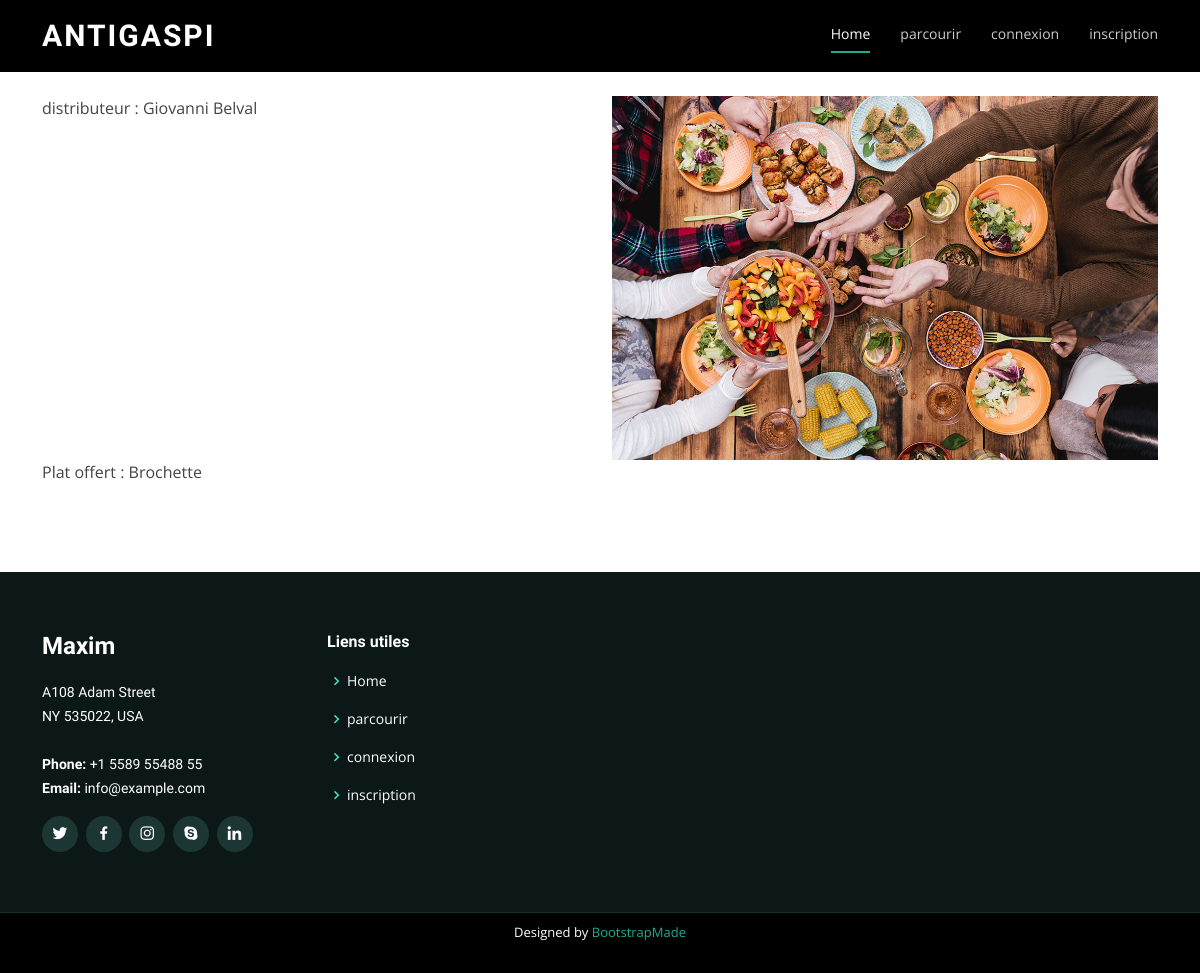
Before: /food-details/1/ with the older database file.
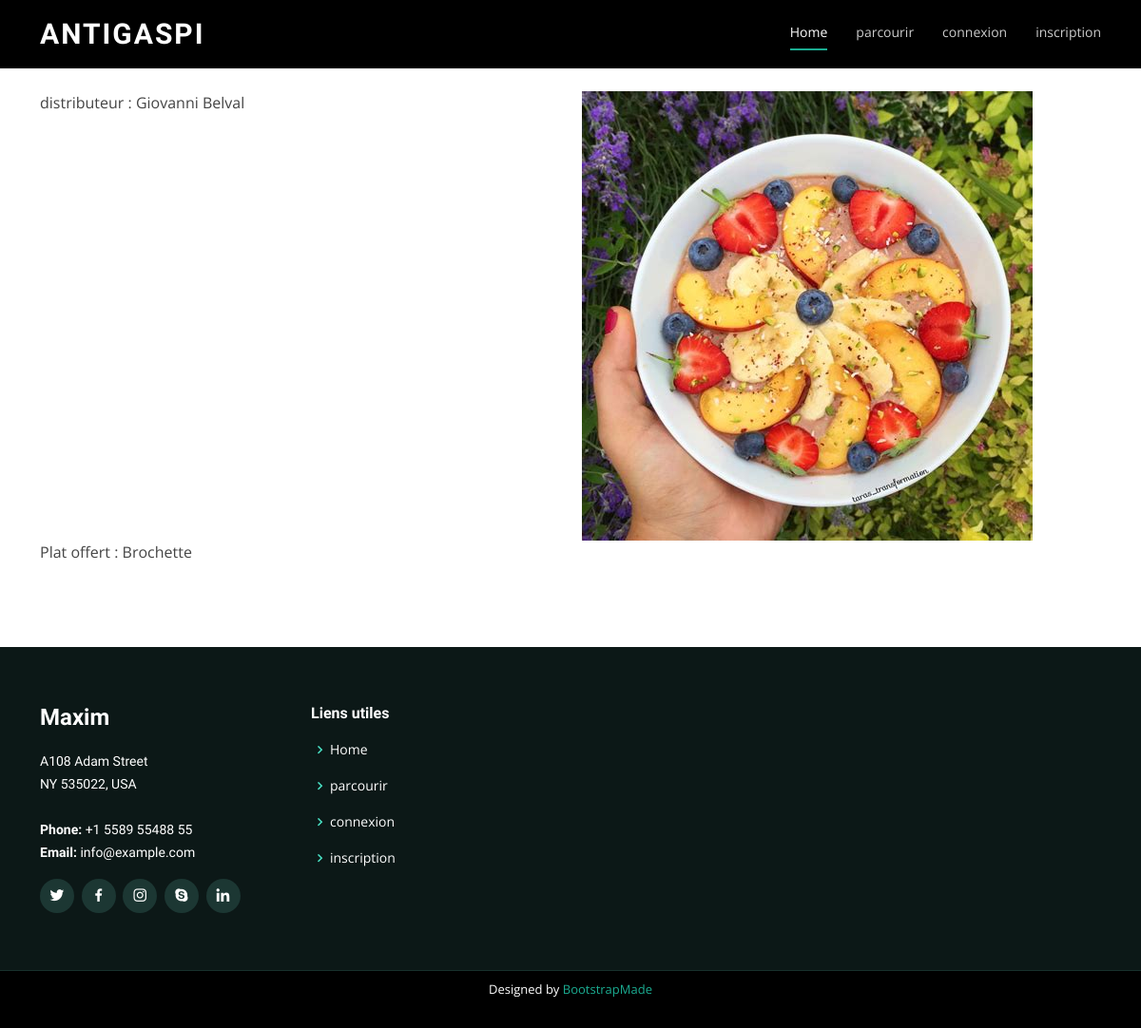
After: the same page with the newer database file.
### siteweb/models.py (models this page shows, shortened)
class Annonce(models.Model):
    statut = models.BooleanField(default = True)
    date_add = models.DateTimeField(auto_now_add=True)
    date_upd = models.DateTimeField( auto_now=True)
    distributeur = models.ForeignKey(Utilisateur, on_delete=models.CASCADE)
    plat = models.CharField( max_length=150 , null = True)
    image = models.ImageField( upload_to='static/img', null = True, blank = True)

class Utilisateur(models.Model):
    statut = models.BooleanField(default = True)
    date_add = models.DateTimeField(auto_now_add=True)
    date_upd = models.DateTimeField( auto_now=True)
    nom = models.CharField( max_length=75)
    prenom = models.CharField( max_length=75)
    date_de_naissance = models.DateField()
    email = models.EmailField( max_length=254)
    localisation = models.TextField()
    image = models.ImageField( upload_to='static/img', null = True, blank = True)
    telephone = models.CharField( max_length=50,null = True)
    password = models.CharField( max_length=30 ,null = True)
    def __str__(self):
        return '{} {}'.format(self.nom,self.prenom)

### siteweb/views.py (the view)
# urls.py: path('food-details/<int:id>/',views.food_details,name = 'food-details'),
def food_details(request,id):
    context = {
        'annonce':get_object_or_404(models.Annonce,id = id)
    }
    return render(request,'pages/food-details.html',context)

### templates/pages/food-details.html
{% extends 'bases/base.html' %}
{% load static %}
{% block main %}
    <div>
        <br>
        <br>
        <br>
        <br>
        <div class="container">
            <div class="row">
                <div class="col-sm-6">
                    <div class="col-sm-6">
                        <p>distributeur : {{annonce.distributeur}}</p>
                    </div>
                </div>
                <div class="col-sm">
                    <img src="{{annonce.image.url}}" class="img-fluid" alt="" />
                </div>
            </div>
            <div class="row">
                <div class="col-sm">
                    <p>Plat offert : {{annonce.plat}}</p>
                </div>
            </div>
        </div>
    </div>
    <br>
    <br>
    <br>
{% endblock main %}

Changed rows visible on the page:
changed Annonce "Brochette": image: a different picture
